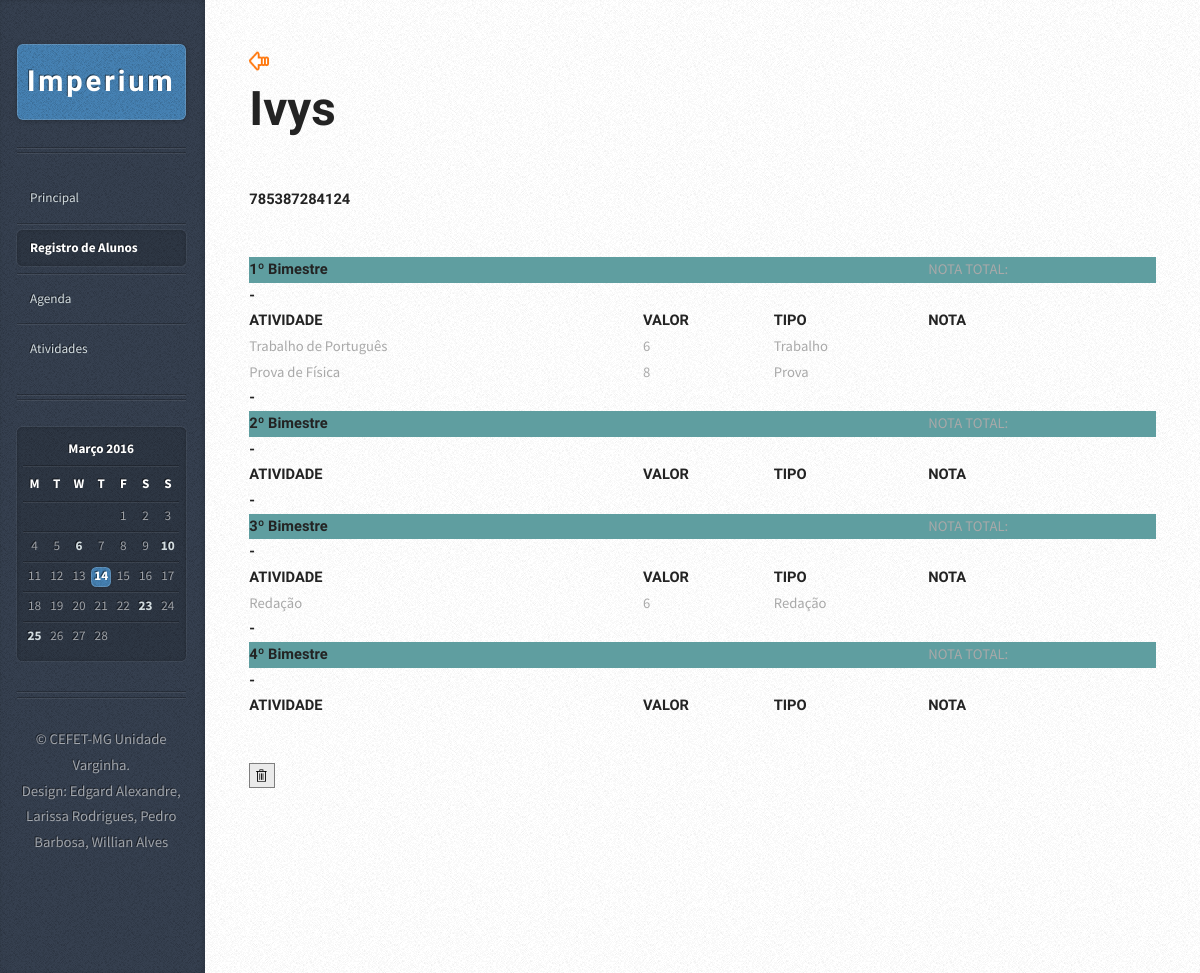
The app's page /alunoRegistro.php?id=18 with its own data.
### tables this page shows
CREATE TABLE IF NOT EXISTS `aluno` (
  `idAluno` int(11) NOT NULL AUTO_INCREMENT,
  `nomeAluno` varchar(45) NOT NULL,
  `matricula` varchar(45) NOT NULL,
  `frequencia` int(11) DEFAULT NULL,
  `idTurmaAluno` int(11) NOT NULL,
  PRIMARY KEY (`idAluno`),
  KEY `idTurmaAluno` (`idTurmaAluno`)
);

CREATE TABLE IF NOT EXISTS `atividade` (
  `idAtividade` int(11) NOT NULL AUTO_INCREMENT,
  `nomeAtividade` varchar(45) NOT NULL,
  `valorAtividade` float NOT NULL,
  `bimestreAtividade` varchar(45) NOT NULL,
  `tipoAtividade` varchar(45) NOT NULL,
  `idTurmaAtividade` int(11) NOT NULL,
  PRIMARY KEY (`idAtividade`),
  KEY `idTurmaAtividade` (`idTurmaAtividade`)
);

### alunoRegistro.php (the view, shortened to what this page needs)
<?php
    $PDO = db_connect();
	$aux = $_GET["id"];
    $sql = "SELECT idAluno, nomeAluno, matricula, frequencia, idTurmaAluno FROM Aluno WHERE idAluno = :idAluno ORDER BY nomeAluno ASC";
	$sql2 = "SELECT idAtividade, nomeAtividade, valorAtividade, bimestreAtividade, tipoAtividade, idTurmaAtividade FROM Atividade WHERE idTurmaAtividade = :idTurmaAtividade && bimestreAtividade = '1º Bimestre' ORDER BY bimestreAtividade ASC";
    $sql4 = "SELECT idAtividade, nomeAtividade, valorAtividade, bimestreAtividade, tipoAtividade, idTurmaAtividade FROM Atividade WHERE idTurmaAtividade = :idTurmaAtividade && bimestreAtividade = '3º Bimestre' ORDER BY bimestreAtividade ASC";
    $stmt = $PDO->prepare($sql);
	$stmt2 = $PDO->prepare($sql2);
    $stmt4 = $PDO->prepare($sql4);
    $stmt->execute(array(':idAluno' => $aux));
?>
<!DOCTYPE HTML>
<html>
<head>
		<link rel="stylesheet" href="assets/css/mainScreen.css" />
        <link rel="stylesheet" href="assets/css/style.css" />
	</head>
<body>
<div id="content">
    <div class="inner">
        <article class="box post post-excerpt">
            <header>
        <?php $Aluno = $stmt->fetch(PDO::FETCH_ASSOC)?>
		<a href = "alunoLista.php?id=<?php echo $Aluno['idTurmaAluno']?>"><img src = "images/icone-voltar.png"></a><br>
            <h2><p><?php echo $Aluno['nomeAluno']?></p></h2>
            <h3><p><?php echo $Aluno['matricula']?></p></h3>
            <?php $stmt2->execute(array(':idTurmaAtividade' => $Aluno['idTurmaAluno'])); ?>
            <?php $stmt4->execute(array(':idTurmaAtividade' => $Aluno['idTurmaAluno'])); ?>
            </header>
			<table>
                <tr id="pbim">
                    <td><h5>1º Bimestre</h5></td>
                    <td><h5> </h5></td>
					<td><h5> </h5></td>
                    <td>NOTA TOTAL:</td>
                </tr>
                <tr>
                    <td><h5>-</h5></td>
                </tr>
				<tr>
					<td><h5>ATIVIDADE</h5></td>
					<td><h5>VALOR</h5></td>
					<td><h5>TIPO</h5></td>
                    <td><h5>NOTA</h5></td>
				</tr>
				 <?php while($Atividade = $stmt2->fetch(PDO::FETCH_ASSOC)): ?>
                        <tr>
                            <td><?php echo $Atividade['nomeAtividade'] ?></td>
                            <td><?php echo $Atividade['valorAtividade'] ?></td>
                            <td><?php echo $Atividade['tipoAtividade'] ?></td>
                        </tr>
                <?php endwhile; ?>
                <tr>
                    <td><h5>-</h5></td>
                </tr>
                <tr id="sbim">
                    <td><h5>2º Bimestre</h5></td>
                    <td><h5> </h5></td>
					<td><h5> </h5></td>
                    <td>NOTA TOTAL:</td>
                </tr>
                <tr>
                    <td><h5>-</h5></td>
                </tr>
				<tr>
					<td><h5>ATIVIDADE</h5></td>
					<td><h5>VALOR</h5></td>
					<td><h5>TIPO</h5></td>
                    <td><h5>NOTA</h5></td>
				</tr>
                <tr>
                    <td><h5>-</h5></td>
                </tr>
                <tr id="tbim">
                    <td><h5>3º Bimestre</h5></td>
                    <td><h5> </h5></td>
					<td><h5> </h5></td>
                    <td>NOTA TOTAL:</td>
                </tr>
                <tr>
                    <td><h5>-</h5></td>
                </tr>
				<tr>
					<td><h5>ATIVIDADE</h5></td>
					<td><h5>VALOR</h5></td>
					<td><h5>TIPO</h5></td>
                    <td><h5>NOTA</h5></td>
				</tr>
				 <?php while($Atividade = $stmt4->fetch(PDO::FETCH_ASSOC)): ?>
                        <tr>
                            <td><?php echo $Atividade['nomeAtividade'] ?></td>
                            <td><?php echo $Atividade['valorAtividade'] ?></td>
                            <td><?php echo $Atividade['tipoAtividade'] ?></td>
                        </tr>
                <?php endwhile; ?>
                <tr>
                    <td><h5>-</h5></td>
                </tr>
                <tr id="qbim">
                    <td><h5>4º Bimestre</h5></td>
                    <td><h5> </h5></td>
					<td><h5> </h5></td>
                    <td>NOTA TOTAL:</td>
                </tr>
                <tr>
                    <td><h5>-</h5></td>
                </tr>
				<tr>
					<td><h5>ATIVIDADE</h5></td>
					<td><h5>VALOR</h5></td>
					<td><h5>TIPO</h5></td>
                    <td><h5>NOTA</h5></td>
				</tr>
        </table>
        </article>
			<a onClick = "if(confirm('Tem certeza que deseja excluir permanentemente este aluno?')) location.href = 'deleteAluno.php?id=<?php echo $Aluno['idAluno']?>';"><img src = "images/pbi_deleteicon.png"></a>
    </div>
</div>
			<div id="sidebar">
					<h1 id="logo"><a href="#">Imperium</a></h1>
					<nav id="nav">
						<ul>
							<li><a href="indexMain.html">Principal</a></li>
							<li class="current"><a href="turmaRegistro.php">Registro de Alunos</a></li>
							<li><a href="calendario.html">Agenda</a></li>
							<li><a href="relatorios.html">Atividades</a></li>
						</ul>
					</nav>
					<section class="box calendar">
						<div class="inner">
							<table>
								<caption>Março 2016</caption>
								<thead>
									<tr>
										<th scope="col" title="Monday">M</th>
										<th scope="col" title="Tuesday">T</th>
										<th scope="col" title="Wednesday">W</th>
										<th scope="col" title="Thursday">T</th>
										<th scope="col" title="Friday">F</th>
										<th scope="col" title="Saturday">S</th>
										<th scope="col" title="Sunday">S</th>
									</tr>
								</thead>
								<tbody>
									<tr>
										<td colspan="4" class="pad"><span>&nbsp;</span></td>
										<td><span>1</span></td>
										<td><span>2</span></td>
										<td><span>3</span></td>
									</tr>
									<tr>
										<td><span>4</span></td>
										<td><span>5</span></td>
										<td><a href="#">6</a></td>
										<td><span>7</span></td>
										<td><span>8</span></td>
										<td><span>9</span></td>
										<td><a href="#">10</a></td>
									</tr>
									<tr>
										<td><span>11</span></td>
										<td><span>12</span></td>
										<td><span>13</span></td>
										<td class="today"><a href="#">14</a></td>
										<td><span>15</span></td>
										<td><span>16</span></td>
										<td><span>17</span></td>
									</tr>
									<tr>
										<td><span>18</span></td>
										<td><span>19</span></td>
										<td><span>20</span></td>
										<td><span>21</span></td>
										<td><span>22</span></td>
										<td><a href="#">23</a></td>
										<td><span>24</span></td>
									</tr>
									<tr>
										<td><a href="#">25</a></td>
										<td><span>26</span></td>
										<td><span>27</span></td>
										<td><span>28</span></td>
										<td class="pad" colspan="3"><span>&nbsp;</span></td>
									</tr>
								</tbody>
							</table>
						</div>
					</section>
					<ul id="copyright">
						<li>&copy; CEFET-MG Unidade Varginha.</li><li>Design: Edgard Alexandre, Larissa Rodrigues, Pedro Barbosa, Willian Alves</a></li>
					</ul>
			</div>
	</body>
</html>

### assets/css/style.css (style rules this page uses)
#pbim { background-color: cadetblue; }
#sbim { background-color: cadetblue; }
#tbim { background-color: cadetblue; }
#qbim { background-color: cadetblue; }

### records on screen
aluno: nomeAluno "Ivys", matricula "785387284124"
atividade: nomeAtividade "Trabalho de Português", valorAtividade "6", tipoAtividade "Trabalho"
atividade: nomeAtividade "Prova de Física", valorAtividade "8", tipoAtividade "Prova"
atividade: nomeAtividade "Redação", valorAtividade "6", tipoAtividade "Redação"
